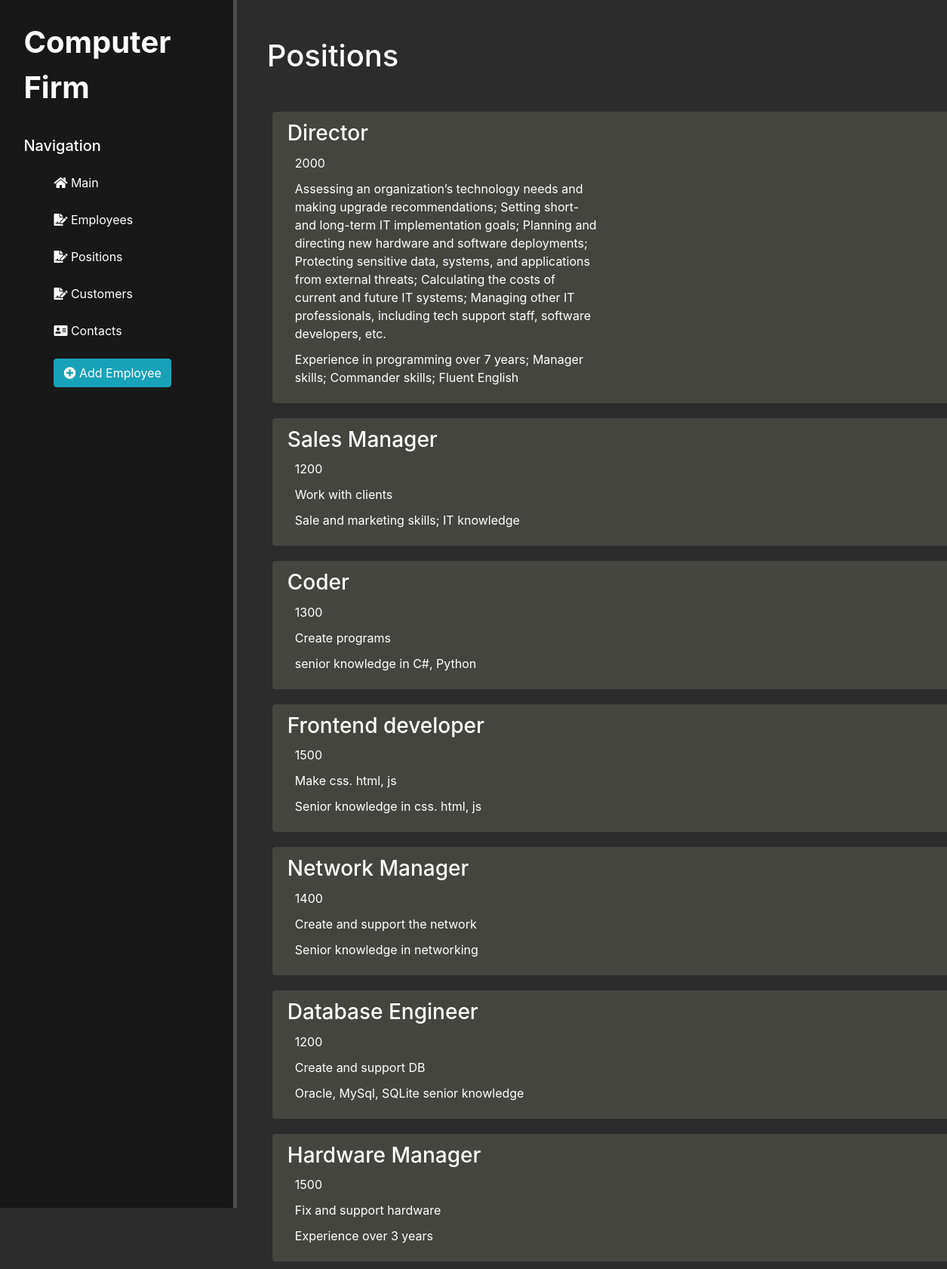
Page /positions_home on the committed database.
### main/models.py (models this page shows, shortened)
class Positions(models.Model):
    position_id = models.AutoField('Position ID', primary_key=True)
    name = models.CharField('Position name', max_length=50)
    salary = models.PositiveIntegerField('Salary')
    duties = models.TextField('Duties', null=True, blank=True)
    demands = models.TextField('Demands', null=True, blank=True)
    class Meta:
        verbose_name = 'Position'
        verbose_name_plural = 'Positions'

### main/views.py (the view)
# urls.py: path('positions_home', views.positions_home, name='positions_home'),
def positions_home(request):
    positions = Positions.objects.all()
    return render(request, 'main/positions.html', {'positions': positions})

### main/templates/main/positions.html (shortened to what this page needs)
{% extends 'main/layout.html' %}
{% block content %}
    <div class="features-list">
        <h1>Positions</h1>
        {% for el in positions %}
            <div class="alert alert-warning">
                <h3>{{ el.name }}</h3>
                <p>{{ el.salary }}</p>
                <p>{{ el.duties }}</p>
                <p>{{ el.demands }}</p>
            </div>
        {% endfor %}
    </div>
{% endblock %}

### main/static/main/css/main.css (style rules this page uses)
body { background: #2c2c2c; }
main .features-list { float: left; color: #fff; margin-top: 10px; text-align: center; width: 75%; }
main .features-list h1 { font-size: 40px; text-align: left; margin: 40px; }
main .features-list p { max-width: 400px; margin: 10px; }
.alert-warning { background: #454540; border: none; color: #fff; float: left; clear: both; width: 900px; margin: 10px 5%; text-align: left; }

### rows in the picture
Positions: name "Director", salary "2000", duties "Assessing an organization’s technology needs and making upgrade recommendations; Setting short- and long-term IT implementation goals; Planning and directing new hardware and software deployments; Protecting sensitive data, systems, and applications from external threats; Calculating the costs of current and future IT systems; Managing other IT professionals, including tech support staff, software developers, etc.", demands "Experience in programming over 7 years; Manager skills; Commander skills; Fluent English"
Positions: name "Sales Manager", salary "1200", duties "Work with clients", demands "Sale and marketing skills; IT knowledge"
Positions: name "Coder", salary "1300", duties "Create programs", demands "senior knowledge in C#, Python"
Positions: name "Frontend developer", salary "1500", duties "Make css. html, js", demands "Senior knowledge in css. html, js"
Positions: name "Network Manager", salary "1400", duties "Create and support the network", demands "Senior knowledge in networking"
Positions: name "Database Engineer", salary "1200", duties "Create and support DB", demands "Oracle, MySql, SQLite senior knowledge"
Positions: name "Hardware Manager", salary "1500", duties "Fix and support hardware", demands "Experience over 3 years"
